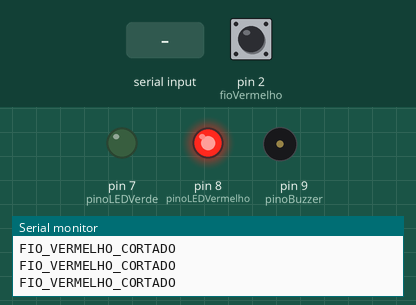
A sketch run on a simulated Arduino Uno, built with avr-gcc and run on an emulated ATmega328P. On the bench: output pins drawn as LEDs (lit = HIGH), buzzer (waves = sounding), the last lines printed to the serial monitor. Inputs (shaded band) come from the test bench; at power-on: pin 2 (fioVermelho) HIGH.

Above: at 1.5 s.
1.6 s: "V" received over Serial
At 2.45 s:
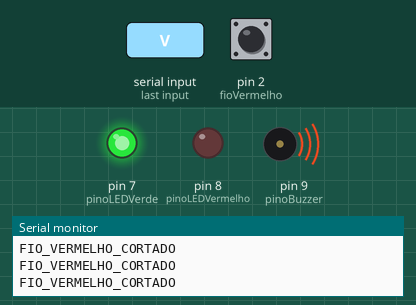
At 3.9 s:
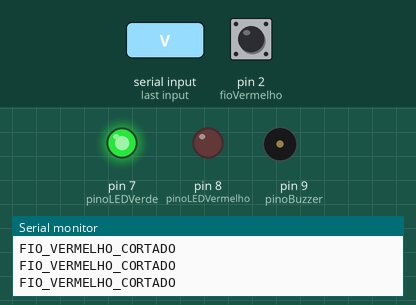
4.6 s: "D" received over Serial
At 5.4 s:
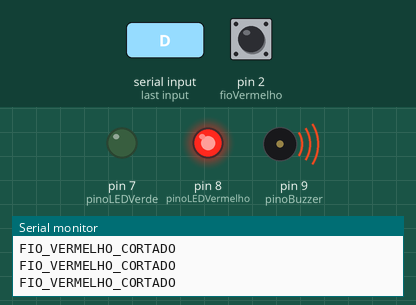
Timing chart, 0 to 7.6 s (numbered marks = the images above; inputs shaded):
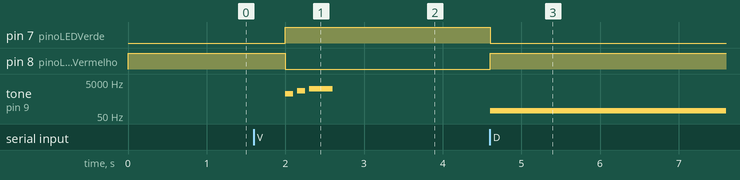

The sketch:

bomba.ino
```cpp
const int pinoBuzzer = 9;
const int pinoLEDVermelho = 8;
const int pinoLEDVerde = 7;
const int fioVermelho = 2;
const int fioAzul = 3;
const int fioVerde = 4;

bool jogoAcabou = false;

void setup() {
  Serial.begin(9600);
  pinMode(pinoBuzzer, OUTPUT);
  pinMode(pinoLEDVermelho, OUTPUT);
  pinMode(pinoLEDVerde, OUTPUT);

  pinMode(fioVermelho, INPUT_PULLUP);
  pinMode(fioAzul, INPUT_PULLUP);
  pinMode(fioVerde, INPUT_PULLUP);

  digitalWrite(pinoLEDVermelho, HIGH);
  digitalWrite(pinoLEDVerde, LOW);
}

void loop() {
  if (!jogoAcabou) {
    if (digitalRead(fioVermelho) == HIGH) { Serial.println("FIO_VERMELHO_CORTADO"); delay(500); }
    else if (digitalRead(fioAzul) == HIGH) { Serial.println("FIO_AZUL_CORTADO"); delay(500); }
    else if (digitalRead(fioVerde) == HIGH) { Serial.println("FIO_VERDE_CORTADO"); delay(500); }
  }

  if (Serial.available() > 0) {
    char comando = Serial.read();

    if (comando == 'D') { // DERROTA
      jogoAcabou = true;
      digitalWrite(pinoLEDVermelho, HIGH); // Trava o vermelho aceso
      digitalWrite(pinoLEDVerde, LOW);     // Mantém o verde apagado
      tone(pinoBuzzer, 100);               // Som da morte
    }
    else if (comando == 'V') { // VITÓRIA
      jogoAcabou = true;
      digitalWrite(pinoLEDVermelho, LOW);  // Apaga o perigo
      digitalWrite(pinoLEDVerde, HIGH);    // ACENDE A LUZ DE SALVAÇÃO!

      // Musiquinha de vitória
      tone(pinoBuzzer, 1000, 100); delay(150);
      tone(pinoBuzzer, 1500, 100); delay(150);
      tone(pinoBuzzer, 2000, 300);
    }
  }
}
```

Measured:
- after the input at 1.6 s, pin 7 (pinoLEDVerde): LOW → HIGH after 0.40 s; pin 8 (pinoLEDVermelho): HIGH → LOW after 0.40 s; tone on pin 9 (pinoBuzzer): plays 1000 Hz for 0.10 s, 1500 Hz for 0.10 s, 2000 Hz for 0.30 s, starting after 0.40 s
- after the input at 4.6 s, pin 7 (pinoLEDVerde): HIGH → LOW at once; pin 8 (pinoLEDVermelho): LOW → HIGH at once; tone on pin 9 (pinoBuzzer): silent → 100 Hz at once
